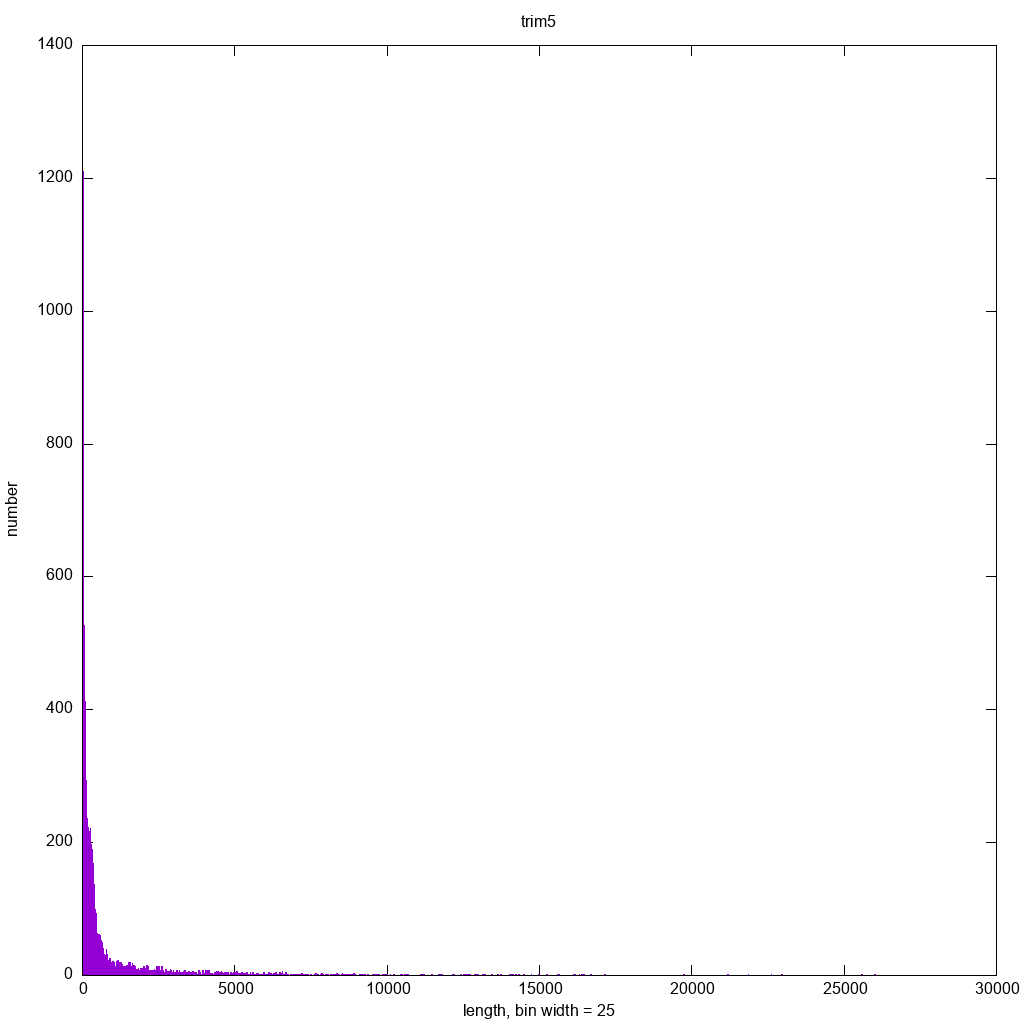

Write gnuplot code to recreate this figure.
set title 'trim5'
set xlabel 'length, bin width = 25'
set ylabel 'number'

binwidth=25
set boxwidth binwidth
bin(x,width) = width*floor(x/width) + binwidth/2.0

set terminal png size 1024,1024
set output './ecoli-80.1.trimReads.trim5.png'
plot [] [0:] './ecoli-80.1.trimReads.trim5.dat' using (bin($1,binwidth)):(1.0) smooth freq with boxes title ''
